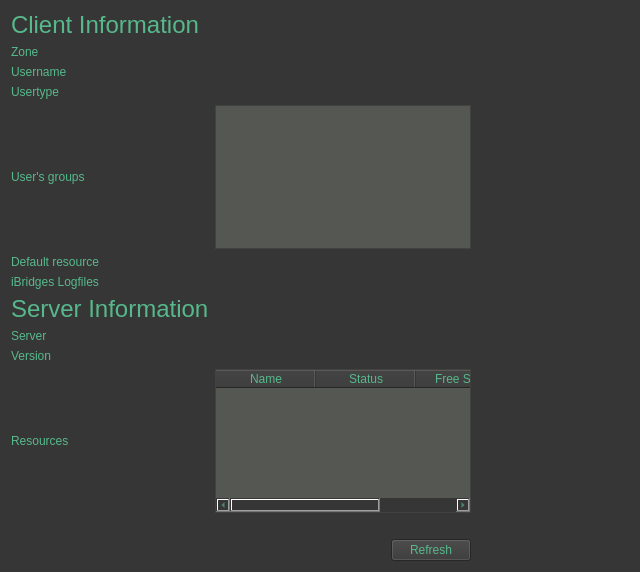
<?xml version="1.0" encoding="UTF-8"?>
<ui version="4.0">
 <class>tabInfo</class>
 <widget class="QWidget" name="tabInfo">
  <property name="geometry">
   <rect>
    <x>0</x>
    <y>0</y>
    <width>640</width>
    <height>572</height>
   </rect>
  </property>
  <property name="windowTitle">
   <string>Form</string>
  </property>
  <property name="styleSheet">
   <string notr="true">QWidget
{
	color: rgb(86, 184, 139);
	background-color: rgb(54, 54, 54);
	selection-background-color: rgb(58, 152, 112);
    font:16
}

QTableWidget
{
	background-color: rgb(85, 87, 83);
}

QTextBrowser
{
	background-color: rgb(85, 87, 83);
}

QLabel#client, QLabel#server
{
	font-weight: bold;
}

</string>
  </property>
  <layout class="QHBoxLayout" name="horizontalLayout">
   <item>
    <layout class="QGridLayout" name="gridLayout">
     <item row="3" column="2">
      <widget class="QLabel" name="zone_label">
       <property name="text">
        <string/>
       </property>
      </widget>
     </item>
     <item row="4" column="2">
      <widget class="QLabel" name="user_label">
       <property name="text">
        <string/>
       </property>
      </widget>
     </item>
     <item row="13" column="0">
      <spacer name="verticalSpacer_5">
       <property name="orientation">
        <enum>Qt::Vertical</enum>
       </property>
       <property name="sizeHint" stdset="0">
        <size>
         <width>20</width>
         <height>40</height>
        </size>
       </property>
      </spacer>
     </item>
     <item row="5" column="2">
      <widget class="QLabel" name="type_label">
       <property name="text">
        <string/>
       </property>
      </widget>
     </item>
     <item row="14" column="0">
      <widget class="QLabel" name="label_2">
       <property name="text">
        <string>Server</string>
       </property>
      </widget>
     </item>
     <item row="19" column="2">
      <layout class="QHBoxLayout" name="horizontalLayout_3">
       <item>
        <spacer name="horizontalSpacer_2">
         <property name="orientation">
          <enum>Qt::Horizontal</enum>
         </property>
         <property name="sizeHint" stdset="0">
          <size>
           <width>40</width>
           <height>20</height>
          </size>
         </property>
        </spacer>
       </item>
       <item>
        <widget class="QPushButton" name="refresh_button">
         <property name="font">
          <font>
           <italic>false</italic>
           <bold>false</bold>
          </font>
         </property>
         <property name="text">
          <string>Refresh</string>
         </property>
        </widget>
       </item>
      </layout>
     </item>
     <item row="6" column="0">
      <spacer name="verticalSpacer_4">
       <property name="orientation">
        <enum>Qt::Vertical</enum>
       </property>
       <property name="sizeHint" stdset="0">
        <size>
         <width>20</width>
         <height>40</height>
        </size>
       </property>
      </spacer>
     </item>
     <item row="15" column="0">
      <widget class="QLabel" name="label_13">
       <property name="text">
        <string>Version</string>
       </property>
      </widget>
     </item>
     <item row="16" column="0">
      <spacer name="verticalSpacer_6">
       <property name="orientation">
        <enum>Qt::Vertical</enum>
       </property>
       <property name="sizeHint" stdset="0">
        <size>
         <width>20</width>
         <height>40</height>
        </size>
       </property>
      </spacer>
     </item>
     <item row="12" column="0">
      <widget class="QLabel" name="label_12">
       <property name="font">
        <font>
         <pointsize>18</pointsize>
         <italic>false</italic>
         <bold>false</bold>
        </font>
       </property>
       <property name="text">
        <string>Server Information</string>
       </property>
      </widget>
     </item>
     <item row="1" column="0">
      <spacer name="verticalSpacer">
       <property name="orientation">
        <enum>Qt::Vertical</enum>
       </property>
       <property name="sizeHint" stdset="0">
        <size>
         <width>20</width>
         <height>40</height>
        </size>
       </property>
      </spacer>
     </item>
     <item row="18" column="2">
      <spacer name="horizontalSpacer">
       <property name="orientation">
        <enum>Qt::Horizontal</enum>
       </property>
       <property name="sizeHint" stdset="0">
        <size>
         <width>40</width>
         <height>20</height>
        </size>
       </property>
      </spacer>
     </item>
     <item row="0" column="0">
      <widget class="QLabel" name="label_11">
       <property name="font">
        <font>
         <pointsize>18</pointsize>
         <italic>false</italic>
         <bold>false</bold>
        </font>
       </property>
       <property name="text">
        <string>Client Information</string>
       </property>
      </widget>
     </item>
     <item row="4" column="0">
      <widget class="QLabel" name="label_4">
       <property name="text">
        <string>Username</string>
       </property>
      </widget>
     </item>
     <item row="11" column="0">
      <spacer name="verticalSpacer_2">
       <property name="orientation">
        <enum>Qt::Vertical</enum>
       </property>
       <property name="sizeHint" stdset="0">
        <size>
         <width>20</width>
         <height>40</height>
        </size>
       </property>
      </spacer>
     </item>
     <item row="7" column="0">
      <widget class="QLabel" name="label_5">
       <property name="text">
        <string>User's groups</string>
       </property>
      </widget>
     </item>
     <item row="5" column="0">
      <widget class="QLabel" name="label_10">
       <property name="text">
        <string>Usertype</string>
       </property>
      </widget>
     </item>
     <item row="8" column="2">
      <widget class="QLabel" name="resc_label">
       <property name="text">
        <string/>
       </property>
      </widget>
     </item>
     <item row="8" column="0">
      <widget class="QLabel" name="label_8">
       <property name="text">
        <string>Default resource</string>
       </property>
      </widget>
     </item>
     <item row="17" column="2">
      <widget class="QTableWidget" name="resc_table">
       <property name="editTriggers">
        <set>QAbstractItemView::NoEditTriggers</set>
       </property>
       <property name="selectionMode">
        <enum>QAbstractItemView::NoSelection</enum>
       </property>
       <property name="selectionBehavior">
        <enum>QAbstractItemView::SelectRows</enum>
       </property>
       <column>
        <property name="text">
         <string>Name</string>
        </property>
       </column>
       <column>
        <property name="text">
         <string>Status</string>
        </property>
       </column>
       <column>
        <property name="text">
         <string>Free Space</string>
        </property>
       </column>
      </widget>
     </item>
     <item row="7" column="2">
      <widget class="QTextBrowser" name="groups_browser"/>
     </item>
     <item row="3" column="0">
      <widget class="QLabel" name="label_3">
       <property name="text">
        <string>Zone</string>
       </property>
      </widget>
     </item>
     <item row="17" column="0">
      <widget class="QLabel" name="label_9">
       <property name="text">
        <string>Resources</string>
       </property>
      </widget>
     </item>
     <item row="15" column="2">
      <widget class="QLabel" name="version_label">
       <property name="text">
        <string/>
       </property>
      </widget>
     </item>
     <item row="9" column="2">
      <widget class="QLabel" name="log_label">
       <property name="text">
        <string/>
       </property>
      </widget>
     </item>
     <item row="9" column="0">
      <widget class="QLabel" name="label_6">
       <property name="text">
        <string>iBridges Logfiles</string>
       </property>
      </widget>
     </item>
     <item row="14" column="2">
      <widget class="QLabel" name="server_label">
       <property name="text">
        <string/>
       </property>
      </widget>
     </item>
     <item row="10" column="0">
      <spacer name="verticalSpacer_3">
       <property name="orientation">
        <enum>Qt::Vertical</enum>
       </property>
       <property name="sizeHint" stdset="0">
        <size>
         <width>20</width>
         <height>40</height>
        </size>
       </property>
      </spacer>
     </item>
    </layout>
   </item>
   <item>
    <spacer name="horizontalSpacer_3">
     <property name="orientation">
      <enum>Qt::Horizontal</enum>
     </property>
     <property name="sizeHint" stdset="0">
      <size>
       <width>40</width>
       <height>20</height>
      </size>
     </property>
    </spacer>
   </item>
  </layout>
 </widget>
 <resources/>
 <connections/>
</ui>
